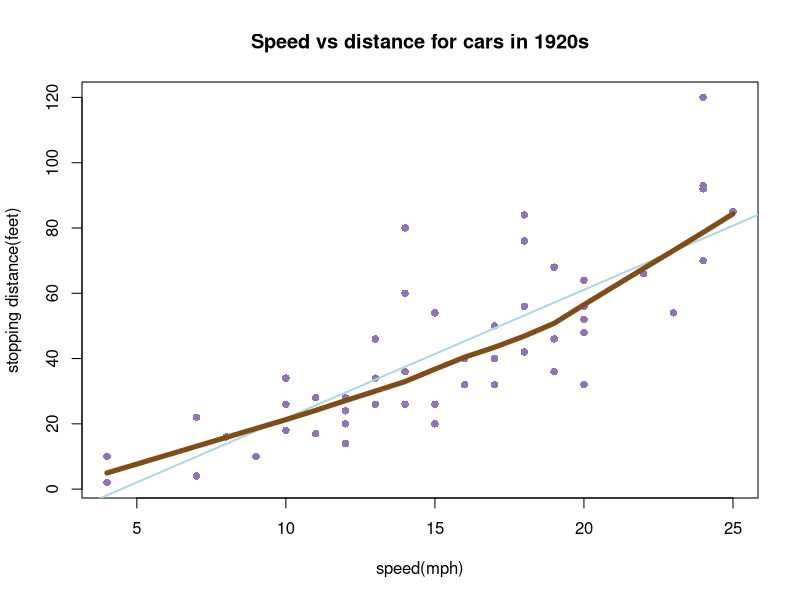

R code for this plot: (Note: this script raises an error after producing the figure.)
?cars
data(cars)

cars

plot(cars,pch = 16,col = "#8F75B8",main = "Speed vs distance for cars in 1920s",xlab = "speed(mph)",ylab= "stopping distance(feet)")

abline(lm(cars$dist~cars$speed),col="lightblue",lwd= 2)

lines(lowess(cars$speed,cars$dist),col = "#804C17",lwd = 5)


scatterplot(cars$dist~cars$speed, pch = 16 ,col = "#9A1EFF",main = "Speed vs distance for cars in 1920s",xlab = "speed(mph)",ylab= "stopping distance(feet)")
